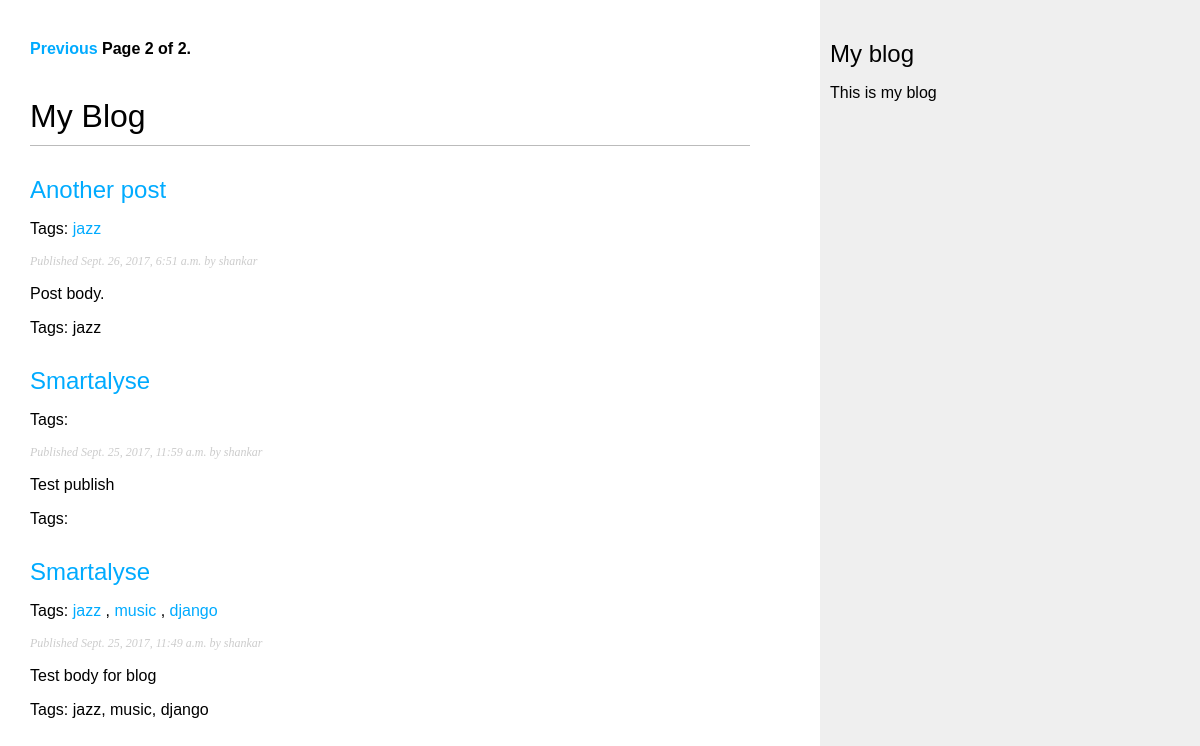
Screenshot of /blog/?page=2 with the database file from the repository.
### blog/models.py (models this page shows, shortened)
class Post(models.Model):
    STATUS_CHOICES = (
            ('draft', 'Draft'),
            ('published', 'Published'),
            )
    title = models.CharField(max_length=250)
    slug = models.SlugField(max_length=250, unique_for_date="publish")
    author = models.ForeignKey(User, related_name='blog_posts')
    body = models.TextField()
    publish = models.DateTimeField(default=timezone.now)
    created = models.DateTimeField(auto_now_add=True)
    updated = models.DateTimeField(auto_now=True)
    status = models.CharField(max_length=10, choices=STATUS_CHOICES, default="draft")
    tags = TaggableManager();
    objects = models.Manager()
    published = PublishedManager()
    class Meta:
        ordering = ('-publish', )
    def get_absolute_url(self):
        return reverse('blog:post_detail', args=[self.publish.year,
            self.publish.strftime('%m'),
            self.publish.strftime('%d'),
            self.slug])

### blog/views.py (the view)
# urls.py: url(r'^tag/(?P<tag_slug>[-\w]+)/$',views.post_list, name='post_list_by_tag'),
def post_list(request, tag_slug=None):
    object_list = Post.published.all()
    tag = None
    if tag_slug:
        tag  = get_object_or_404(Tag, slug = tag_slug)
        object_list = object_list.filter(tags__in=[tag])
    paginator = Paginator(object_list, 3) # 3 posts in each page
    page = request.GET.get('page')
    try:
        posts = paginator.page(page)
    except PageNotAnInteger:
        posts = paginator.page(1)
    except EmptyPage:
        posts = paginator.page(paginator.num_pages)
    return render(request, 'blog/post/list.html', {'page': page,
                                                   'posts': posts,
                                                   'tag': tag})

### blog/models.py (called while the page is built)
    def get_queryset(self):
        return super(PublishedManager, self).get_queryset()\
                .filter(status='published')

### blog/templates/blog/post/list.html (shortened to what this page needs)
{% extends "blog/base.html" %}
{% block content %}
  {% include "pagination.html" with page=posts %}
  <h1>My Blog</h1>
  {% for post in posts %}
    <h2>
      <a href="{{ post.get_absolute_url }}">{{ post.title }}</a>
    </h2>
        <p class="tags">
            Tags:
            {% for tag in post.tags.all %}
                <a href="{% url "blog:post_list_by_tag" tag.slug %}">{{ tag.name }}</a>
                {% if not forloop.last %}, {% endif %}
            {% endfor %}
        </p>
    <p class="date">
      Published {{ post.publish }} by {{ post.author }}
    </p>
    {{ post.body|truncatewords:30|linebreaks }}
    <p class="tags">Tags: {{ post.tags.all|join:", " }}</p>
  {% endfor %}
{% endblock %}

### blog/static/css/blog.css (style rules this page uses)
body { margin:0; padding:0; font-family:helvetica, sans-serif; }
a { color:#00abff; text-decoration:none; }
h1 { font-weight:normal; border-bottom:1px solid #bbb; padding:0 0 10px 0; }
h2 { font-weight:normal; margin:30px 0 0; }
p.date { color:#ccc; font-family: georgia, serif; font-size: 12px; font-style: italic; }

### rows the page displays
Post: title "Another post", publish "Sept. 26, 2017, 6:51 a.m.", author "shankar", body "Post body.", tags.all "jazz"
Tag: name "jazz"
Post: title "Smartalyse", publish "Sept. 25, 2017, 11:59 a.m.", author "shankar", body "Test publish"
Post: title "Smartalyse", publish "Sept. 25, 2017, 11:49 a.m.", author "shankar", body "Test body for blog", tags.all "jazz, music, django"
Tag: name "music"
Tag: name "django"

### other values shown
{{ page.number }} "2"
{{ page.paginator.num_pages }} "2"
